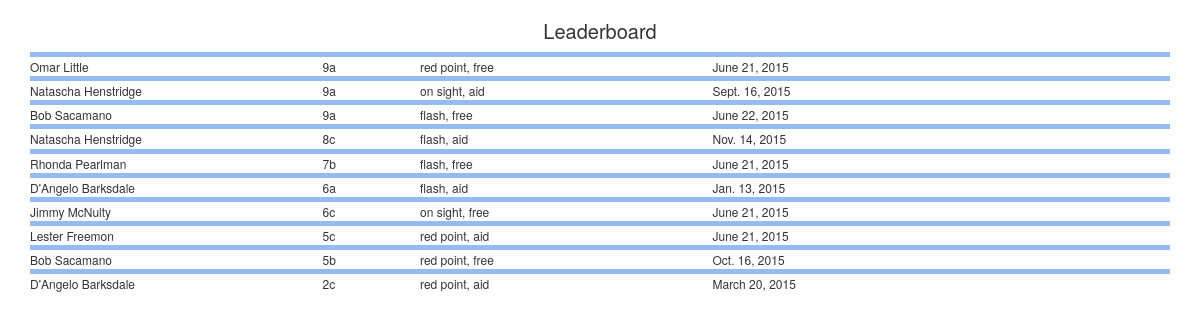
Page /leaderboard/ on the committed database.
### plezalnikback/models.py (models this page shows, shortened)
class Achievement(models.Model):
    achievement_type = models.CharField(max_length=20)
    grade_no = models.IntegerField()
    grade_letter = models.CharField(max_length=1)
    grade_speed = models.CharField(max_length=20)
    isfirst = models.BooleanField(default=False)
    date = models.DateField()
    user = models.ForeignKey(User)
    def __str__(self):
        value = str(self.grade_no) + self.grade_letter
        return value

class User(models.Model):
    fullname = models.CharField(max_length=200)
    fb_id = models.CharField(max_length=200)
    email = models.EmailField(null=True, blank=True)
    def __str__(self):
        return self.fullname

### plezalnikback/views.py (the view)
# urls.py: url(r'^leaderboard/$', 'plezalnikback.views.leaderboard', name='leaderboard'),
def leaderboard(request):
    achievements = Achievement.objects.all().order_by('grade_no').reverse()
    achievement = Achievement(grade_no=request.GET.get('grade_no'), grade_letter=request.GET.get('grade_letter'))
    return render_to_response('leaderboard.html', {'achievements': achievements,})

### plezalnikback/templates/leaderboard.html (shortened to what this page needs)
{% load staticfiles %}
<!DOCTYPE html>
<html lang="">
<head>
    <link rel="stylesheet" href="https://maxcdn.bootstrapcdn.com/bootstrap/3.3.4/css/bootstrap.min.css">
    <link rel="stylesheet" href="https://maxcdn.bootstrapcdn.com/bootstrap/3.3.4/css/bootstrap-theme.min.css">
    <link rel=" stylesheet " href="{% static 'css/style.css'%} ">
</head>
<body>
    <div class="container">
        <h1 class="h-lb">Leaderboard</h1> {% for achievement in achievements %}
        <hr class="bar">
        <div class="row leaderboard">
            <div class="col-xs-3">{{ achievement.user }}</div>
            <div class="col-xs-1">{{ achievement }}</div>
            <div class="col-xs-3">{{ achievement.grade_speed }}, {{ achievement.achievement_type }}</div>
            <div class="col-xs-3">{{ achievement.date }}</div>
        </div>
        {% endfor %}
    </div>
</body>

### plezalnikback/static/css/style.css (style rules this page uses)
* { padding: 0px; margin: 0px; }
html, body { height: 100%; }
.h-lb { text-align: center; font-size: 20px; }
.leaderboard { padding: 0; margin: 0, auto; font-size: 12px; }
.bar { width: 100%; height: 0px; border-top: 5px solid #95bcf2; margin: 1px auto 1px; }

### rows in the picture
Achievement: user "Omar Little", grade_no+grade_letter "9a", grade_speed "red point", achievement_type "free", date "June 21, 2015"
Achievement: user "Natascha Henstridge", grade_no+grade_letter "9a", grade_speed "on sight", achievement_type "aid", date "Sept. 16, 2015"
Achievement: user "Bob Sacamano", grade_no+grade_letter "9a", grade_speed "flash", achievement_type "free", date "June 22, 2015"
Achievement: user "Natascha Henstridge", grade_no+grade_letter "8c", grade_speed "flash", achievement_type "aid", date "Nov. 14, 2015"
Achievement: user "Rhonda Pearlman", grade_no+grade_letter "7b", grade_speed "flash", achievement_type "free", date "June 21, 2015"
Achievement: user "D'Angelo Barksdale", grade_no+grade_letter "6a", grade_speed "flash", achievement_type "aid", date "Jan. 13, 2015"
Achievement: user "Jimmy McNulty", grade_no+grade_letter "6c", grade_speed "on sight", achievement_type "free", date "June 21, 2015"
Achievement: user "Lester Freemon", grade_no+grade_letter "5c", grade_speed "red point", achievement_type "aid", date "June 21, 2015"
Achievement: user "Bob Sacamano", grade_no+grade_letter "5b", grade_speed "red point", achievement_type "free", date "Oct. 16, 2015"
Achievement: user "D'Angelo Barksdale", grade_no+grade_letter "2c", grade_speed "red point", achievement_type "aid", date "March 20, 2015"
